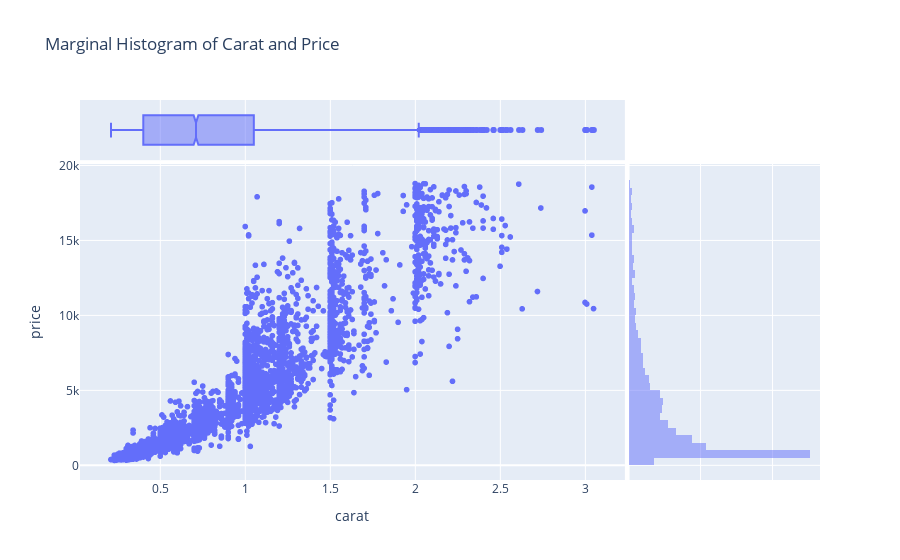

The notebook cell saved with this chart:
### Code cell
fig = px.scatter(df, x='carat',y='price',
                 marginal_x='box',
                 marginal_y='histogram',
                 title='Marginal Histogram of Carat and Price')

fig.show()

### Figure 1 — Plotly figure (JSON) as saved in the notebook; plotly's stock layout.template omitted (floating-point values rounded to 4 significant figures; data arrays with more than 128 entries replaced by an {"elided": "..."} marker saying what was removed)
{"data": [{"hovertemplate": "carat=%{x}<br>price=%{y}<extra></extra>", "legendgroup": "", "marker": {"color": "#636efa", "symbol": "circle"}, "mode": "markers", "name": "", "showlegend": false, "type": "scattergl", "x": {"elided": "5394 float values"}, "xaxis": "x", "y": {"elided": "5394 int values"}, "yaxis": "y"}, {"hovertemplate": "carat=%{x}<extra></extra>", "legendgroup": "", "marker": {"color": "#636efa", "symbol": "circle"}, "name": "", "notched": true, "showlegend": false, "type": "box", "x": {"elided": "5394 float values"}, "xaxis": "x3", "yaxis": "y3"}, {"bingroup": "y", "hovertemplate": "price=%{y}<br>count=%{x}<extra></extra>", "legendgroup": "", "marker": {"color": "#636efa"}, "name": "", "opacity": 0.5, "showlegend": false, "type": "histogram", "xaxis": "x2", "y": {"elided": "5394 int values"}, "yaxis": "y2"}], "layout": {"barmode": "overlay", "legend": {"tracegroupgap": 0}, "title": {"text": "Marginal Histogram of Carat and Price"}, "xaxis": {"anchor": "y", "domain": [0, 0.7363], "title": {"text": "carat"}}, "xaxis2": {"anchor": "y2", "domain": [0.7413, 1], "matches": "x2", "showgrid": true, "showline": false, "showticklabels": false, "ticks": ""}, "xaxis3": {"anchor": "y3", "domain": [0, 0.7363], "matches": "x", "showgrid": true, "showticklabels": false}, "xaxis4": {"anchor": "y4", "domain": [0.7413, 1], "matches": "x2", "showgrid": true, "showline": false, "showticklabels": false, "ticks": ""}, "yaxis": {"anchor": "x", "domain": [0, 0.8316], "title": {"text": "price"}}, "yaxis2": {"anchor": "x2", "domain": [0, 0.8316], "matches": "y", "showgrid": true, "showticklabels": false}, "yaxis3": {"anchor": "x3", "domain": [0.8416, 1], "matches": "y3", "showgrid": false, "showline": false, "showticklabels": false, "ticks": ""}, "yaxis4": {"anchor": "x4", "domain": [0.8416, 1], "matches": "y3", "showgrid": true, "showline": false, "showticklabels": false, "ticks": ""}}}
